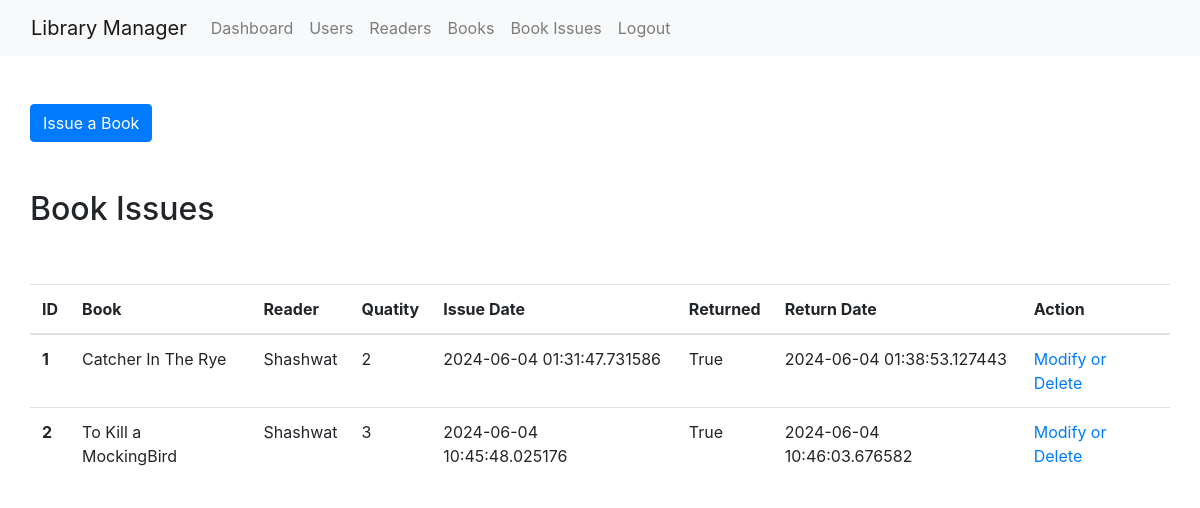
/issues/ (signed in), run on the app's committed database.
### app.py (models this page shows)
class BookIssue(db.Model):
    __tablename__ = 'book_issues'
    id = db.Column(db.Integer, primary_key=True)
    book_id = db.Column(db.Integer, ForeignKey('books.id'), nullable=False)
    reader_id = db.Column(db.Integer, ForeignKey('readers.id'), nullable=False)
    issue_date = db.Column(db.DateTime, default=datetime.utcnow, nullable=False)
    return_date = db.Column(db.DateTime, nullable=True)
    quantity = db.Column(db.Integer, nullable=False, default=1)
    book = db.relationship('Book', back_populates='issues')
    reader = db.relationship('Reader', back_populates='issues')

class Book(db.Model):
    __tablename__ = 'books'
    id = db.Column(db.Integer, primary_key=True)
    name = db.Column(db.String(100), unique=True, nullable=False)
    author = db.Column(db.String(100), unique=False, nullable=True)
    edition = db.Column(db.String(100), unique=False, nullable=True)
    stock = db.Column(db.String(100), unique=False, nullable=True)
    issues = db.relationship('BookIssue', back_populates='book', cascade='all, delete-orphan')

class Reader(db.Model):
    __tablename__ = 'readers'
    id = db.Column(db.Integer, primary_key=True)
    fname = db.Column(db.String(100), unique=False, nullable=False)
    lname = db.Column(db.String(100), unique=False, nullable=True)
    address = db.Column(db.String(100), unique=False, nullable=True)
    email = db.Column(db.String(100), unique=True, nullable=False)
    phone = db.Column(db.Integer, nullable=True, unique=True)
    issues = db.relationship('BookIssue', back_populates='reader', cascade='all, delete-orphan')

### app.py (the view)
class BookIssueListView(MethodView):
    decorators = [login_required]
    def get(self):
        book_issues = BookIssue.query.all()
        return render_template('book_issues.html', book_issues=book_issues)

### app.py (called while the page is built)
@login_manager.user_loader
def load_user(user_id):
    return User.query.get(int(user_id))

### templates/book_issues.html (shortened to what this page needs)
{% extends 'master.html' %}
{% block content %}
<div class="row mt-5">
  <div class="float-left">
      <a href="/issues/create" class="btn btn-primary">Issue a Book</a>
  </div>
</div>
<div class="row mt-5">
    <div class="float-left">
        <h2>Book Issues</h2>
    </div>
</div>
<div class="row mt-5">
    <table class="table" id="userstbl">
        <thead>
          <tr>
            <th scope="col">ID</th>
            <th>Book</th>
            <th>Reader</th>
            <th>Quatity</th>
            <th>Issue Date</th>
            <th>Returned</th>
            <th>Return Date</th>
            <th>Action</th>
          </tr>
        </thead>
        <tbody>
          {% for issue in book_issues %}
            <tr>
                <th scope="row">{{ issue.id }}</th>
                <td>{{ issue.book.name }}</td>
                <td>{{ issue.reader.fname }}</td>
                <td>{{ issue.quantity }}</td>
                <td>{{ issue.issue_date }}</td>
                <td>{% if issue.return_date %} True {% else %} False {% endif %}</td>
                <td>{{issue.return_date}}</td>
                <td><a href="/issues/detail/{{ issue.id }}/">Modify or Delete</a></td>
            </tr>
          {% endfor %}
        </tbody>
      </table>
</div>
{% endblock %}

### templates/master.html (shortened to what this page needs)
<!DOCTYPE html>
<html lang="en">
<head>
    <link rel="stylesheet" href="https://stackpath.bootstrapcdn.com/bootstrap/4.3.1/css/bootstrap.min.css">
    <link rel="stylesheet" href="//cdn.datatables.net/2.0.7/css/dataTables.dataTables.min.css" />
</head>
<body>
<nav class="navbar navbar-expand-lg navbar-light bg-light">
  <div class="container-fluid">
    <a class="navbar-brand" href="#">Library Manager</a>
    <div class="collapse navbar-collapse" id="navbarSupportedContent">
      <ul class="navbar-nav me-auto mb-2 mb-lg-0">
        {% if current_user.is_authenticated %}
        <li class="nav-item">
          <a class="nav-link" href="/dashboard">Dashboard</a>
        </li>
        <li class="nav-item">
          <a class="nav-link" href="/users">Users</a>
        </li>
        <li class="nav-item">
          <a class="nav-link" href="/readers">Readers</a>
        </li>
        <li class="nav-item">
          <a class="nav-link" href="/books">Books</a>
        </li>
        <li class="nav-item">
          <a class="nav-link" href="/issues">Book Issues</a>
        </li>
        <li class="nav-item">
          <a class="nav-link" href="/logout">Logout</a>
        </li>
        {% endif %}
      </ul>
    </div>
  </div>
</nav>
<div class="container">
    {% block content %}
    {% endblock %}
</div>
</body>
</html>

### data on the page
BookIssue: id "1", book.name "Catcher In The Rye", reader.fname "Shashwat", quantity "2", issue_date "2024-06-04 01:31:47.731586", shows "True", return_date "2024-06-04 01:38:53.127443"
BookIssue: id "2", book.name "To Kill a MockingBird", reader.fname "Shashwat", quantity "3", issue_date "2024-06-04 10:45:48.025176", shows "True", return_date "2024-06-04 10:46:03.676582"
